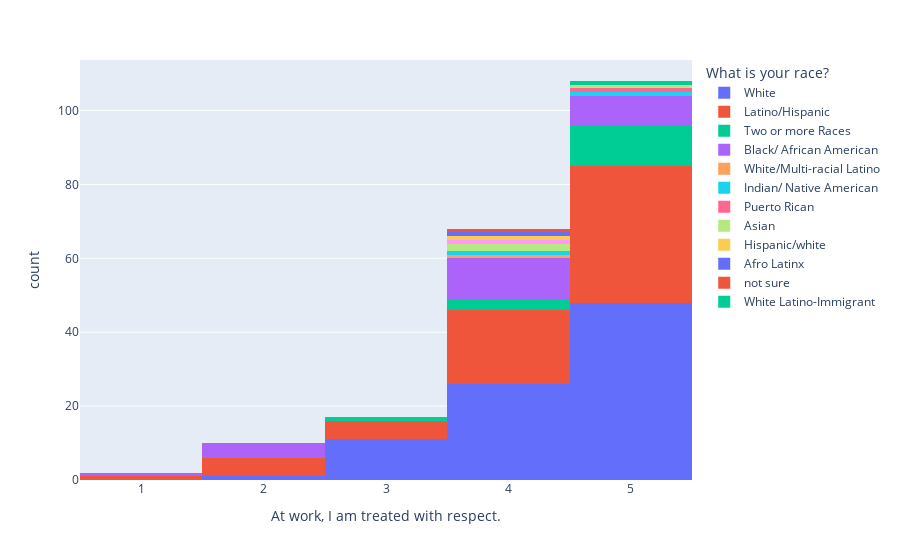

The code cell stored with this chart in its notebook:
### Code cell
fig = px.histogram(dei, x="At work, I am treated with respect.  ", color="What is your race? ")
fig.show()

### Figure 1 — Plotly figure (JSON) as saved in the notebook; plotly's stock layout.template omitted (floating-point values rounded to 4 significant figures)
{"data": [{"alignmentgroup": "True", "bingroup": "x", "hovertemplate": "What is your race? =White<br>At work, I am treated with respect.  =%{x}<br>count=%{y}<extra></extra>", "legendgroup": "White", "marker": {"color": "#636efa"}, "name": "White", "offsetgroup": "White", "orientation": "v", "showlegend": true, "type": "histogram", "x": [3, 4, 5, 5, 4, 3, 5, 5, 4, 5, 4, 5, 2, 5, 5, 4, 4, 4, 4, 5, 4, 3, 5, 4, 5, 4, 4, 5, 4, 4, 4, 4, 5, 4, 5, 5, 5, 4, 3, 4, 5, 3, 5, 5, 5, 3, 3, 4, 5, 5, 5, 3, 3, 5, 5, 5, 4, 5, 5, 5, 5, 5, 4, 3, 5, 5, 5, 5, 5, 5, 5, 5, 5, 3, 5, 5, 5, 4, 5, 5, 4, 5, 5, 4, 5, 4], "xaxis": "x", "yaxis": "y"}, {"alignmentgroup": "True", "bingroup": "x", "hovertemplate": "What is your race? =Latino/Hispanic<br>At work, I am treated with respect.  =%{x}<br>count=%{y}<extra></extra>", "legendgroup": "Latino/Hispanic", "marker": {"color": "#EF553B"}, "name": "Latino/Hispanic", "offsetgroup": "Latino/Hispanic", "orientation": "v", "showlegend": true, "type": "histogram", "x": [5, 5, 5, 5, 4, 5, 4, 5, 2, 4, 4, 4, 2, 5, 4, 4, 5, 5, 5, 5, 5, 5, 5, 5, 3, 5, 4, 3, 5, 5, 5, 1, 5, 5, 5, 4, 5, 4, 5, 5, 4, 5, 2, 5, 5, 2, 4, 5, 4, 4, 2, 5, 4, 5, 4, 5, 5, 4, 3, 5, 3, 5, 4, 5, 3, 4, 4, 5], "xaxis": "x", "yaxis": "y"}, {"alignmentgroup": "True", "bingroup": "x", "hovertemplate": "What is your race? =Two or more Races<br>At work, I am treated with respect.  =%{x}<br>count=%{y}<extra></extra>", "legendgroup": "Two or more Races", "marker": {"color": "#00cc96"}, "name": "Two or more Races", "offsetgroup": "Two or more Races", "orientation": "v", "showlegend": true, "type": "histogram", "x": [4, 5, 5, 5, 5, 4, 5, 5, 5, 4, 5, 5, 3, 5, 5], "xaxis": "x", "yaxis": "y"}, {"alignmentgroup": "True", "bingroup": "x", "hovertemplate": "What is your race? =Black/ African American<br>At work, I am treated with respect.  =%{x}<br>count=%{y}<extra></extra>", "legendgroup": "Black/ African American", "marker": {"color": "#ab63fa"}, "name": "Black/ African American", "offsetgroup": "Black/ African American", "orientation": "v", "showlegend": true, "type": "histogram", "x": [4, 4, 4, 5, 4, 4, 5, 4, 2, 5, 5, 2, 5, 2, 4, 2, 4, 5, 5, 4, 5, 4, 4, 1], "xaxis": "x", "yaxis": "y"}, {"alignmentgroup": "True", "bingroup": "x", "hovertemplate": "What is your race? =White/Multi-racial Latino <br>At work, I am treated with respect.  =%{x}<br>count=%{y}<extra></extra>", "legendgroup": "White/Multi-racial Latino ", "marker": {"color": "#FFA15A"}, "name": "White/Multi-racial Latino ", "offsetgroup": "White/Multi-racial Latino ", "orientation": "v", "showlegend": true, "type": "histogram", "x": [4], "xaxis": "x", "yaxis": "y"}, {"alignmentgroup": "True", "bingroup": "x", "hovertemplate": "What is your race? =Indian/ Native American<br>At work, I am treated with respect.  =%{x}<br>count=%{y}<extra></extra>", "legendgroup": "Indian/ Native American", "marker": {"color": "#19d3f3"}, "name": "Indian/ Native American", "offsetgroup": "Indian/ Native American", "orientation": "v", "showlegend": true, "type": "histogram", "x": [5, 4], "xaxis": "x", "yaxis": "y"}, {"alignmentgroup": "True", "bingroup": "x", "hovertemplate": "What is your race? =Puerto Rican<br>At work, I am treated with respect.  =%{x}<br>count=%{y}<extra></extra>", "legendgroup": "Puerto Rican", "marker": {"color": "#FF6692"}, "name": "Puerto Rican", "offsetgroup": "Puerto Rican", "orientation": "v", "showlegend": true, "type": "histogram", "x": [5], "xaxis": "x", "yaxis": "y"}, {"alignmentgroup": "True", "bingroup": "x", "hovertemplate": "What is your race? =Asian<br>At work, I am treated with respect.  =%{x}<br>count=%{y}<extra></extra>", "legendgroup": "Asian", "marker": {"color": "#B6E880"}, "name": "Asian", "offsetgroup": "Asian", "orientation": "v", "showlegend": true, "type": "histogram", "x": [5, 4, 4], "xaxis": "x", "yaxis": "y"}, {"alignmentgroup": "True", "bingroup": "x", "hovertemplate": "What is your race? =<br>At work, I am treated with respect.  =%{x}<br>count=%{y}<extra></extra>", "legendgroup": "", "marker": {"color": "#FF97FF"}, "name": "", "offsetgroup": "", "orientation": "v", "showlegend": false, "type": "histogram", "x": [4], "xaxis": "x", "yaxis": "y"}, {"alignmentgroup": "True", "bingroup": "x", "hovertemplate": "What is your race? =Hispanic/white<br>At work, I am treated with respect.  =%{x}<br>count=%{y}<extra></extra>", "legendgroup": "Hispanic/white", "marker": {"color": "#FECB52"}, "name": "Hispanic/white", "offsetgroup": "Hispanic/white", "orientation": "v", "showlegend": true, "type": "histogram", "x": [4], "xaxis": "x", "yaxis": "y"}, {"alignmentgroup": "True", "bingroup": "x", "hovertemplate": "What is your race? =Afro Latinx<br>At work, I am treated with respect.  =%{x}<br>count=%{y}<extra></extra>", "legendgroup": "Afro Latinx", "marker": {"color": "#636efa"}, "name": "Afro Latinx", "offsetgroup": "Afro Latinx", "orientation": "v", "showlegend": true, "type": "histogram", "x": [4], "xaxis": "x", "yaxis": "y"}, {"alignmentgroup": "True", "bingroup": "x", "hovertemplate": "What is your race? =not sure<br>At work, I am treated with respect.  =%{x}<br>count=%{y}<extra></extra>", "legendgroup": "not sure", "marker": {"color": "#EF553B"}, "name": "not sure", "offsetgroup": "not sure", "orientation": "v", "showlegend": true, "type": "histogram", "x": [4], "xaxis": "x", "yaxis": "y"}, {"alignmentgroup": "True", "bingroup": "x", "hovertemplate": "What is your race? =White Latino-Immigrant<br>At work, I am treated with respect.  =%{x}<br>count=%{y}<extra></extra>", "legendgroup": "White Latino-Immigrant", "marker": {"color": "#00cc96"}, "name": "White Latino-Immigrant", "offsetgroup": "White Latino-Immigrant", "orientation": "v", "showlegend": true, "type": "histogram", "x": [5], "xaxis": "x", "yaxis": "y"}], "layout": {"barmode": "relative", "legend": {"title": {"text": "What is your race? "}, "tracegroupgap": 0}, "margin": {"t": 60}, "xaxis": {"anchor": "y", "domain": [0, 1], "title": {"text": "At work, I am treated with respect.  "}}, "yaxis": {"anchor": "x", "domain": [0, 1], "title": {"text": "count"}}}}
